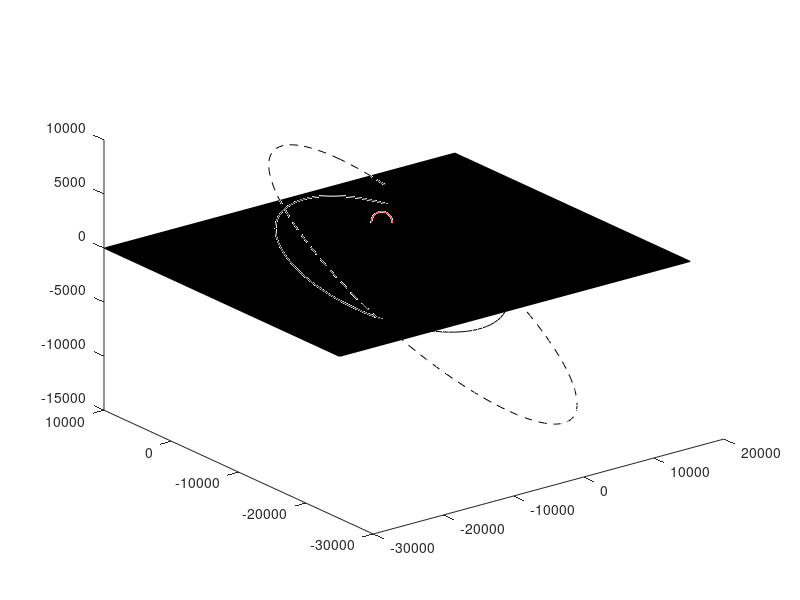

Write MATLAB code to recreate this figure. (Note: this script raises an error after producing the figure.)
R_mars = 3397; % km
Gm_mars = 42828.314258067; % km^3/sec^2

TA_maneuver = 150; %[deg]
a_old = 6*R_mars;
e_old = 0.5;
big_omega = 45; % deg
inc = 30; % deg
little_omega = 30; % deg

fprintf("Semi major axis before maneuver: %.4e km\n", a_old);


specific_energy_old = -Gm_mars/(2*a_old);
fprintf("specific energy before maneuver: %.4e km^2/s^2\n", specific_energy_old);

p_old = a_old*(1-e_old^2);
fprintf("semilatus rectum before maneuver: %.4e km\n", p_old);

r = p_old/(1+e_old*cosd(TA_maneuver));
fprintf("radius at maneuver: %.4e km\n", r);

% calc v
v_old = sqrt(2*(specific_energy_old+(Gm_mars/r)));
fprintf("Velocity mag before maneuver: %.4e km/sec\n", v_old);

% calc r_dot 
r_dot_old = sqrt((v_old^2)-(p_old*Gm_mars/(r^2)));
fprintf("r_dot mag before maneuver: %.4e km/sec\n", r_dot_old);

% calc r_theta_dot
r_theta_dot_old = sqrt(p_old*Gm_mars)/r;
fprintf("r_theta_dot mag before maneuver: %.4e km/sec\n", r_theta_dot_old);

% calc FPA
FPA_old = atand(r_dot_old/r_theta_dot_old); % positive because ascending
fprintf("FPA before maneuver: %.4e deg\n", FPA_old);

% convert to rotational

theta = TA_maneuver + little_omega;
fprintf("theta: %.4e deg\n", theta);
fprintf("TA check: %.4e deg\n", theta - little_omega);
delta_v_inertial = [ 0.1 0.25 0.35 ]; % [x^ y^ z^]
fprintf("delta_v_inertial: %.4e km/s x^ %.4e km/s y^ %.4e km/s z^\n", delta_v_inertial);

TA_inertial_to_rotational = [ (cosd(big_omega)*cosd(theta))-(sind(big_omega)*cosd(inc)*sind(theta)) (-cosd(big_omega)*sind(theta))-(sind(big_omega)*cosd(inc)*cosd(theta)) sind(big_omega)*sind(inc);...
                              (sind(big_omega)*cosd(theta))+(cosd(big_omega)*cosd(inc)*sind(theta)) (-sind(big_omega)*sind(theta))+(cosd(big_omega)*cosd(inc)*cosd(theta)) -cosd(big_omega)*sind(inc);...
                              sind(inc)*sind(theta) sind(inc)*cosd(theta) cosd(inc) ];
delta_v_rotational = delta_v_inertial*TA_inertial_to_rotational;
fprintf("delta_v_rotational: %.4e km/s r^ %.4e km/s theta^ %.4e km/s h^\n", delta_v_rotational);

% convert to VNB

TA_rotational_to_vnb = [ sind(FPA_old) cosd(FPA_old) 0 ;...
                         cosd(FPA_old) -sind(FPA_old) 0;...
                         0 0 1 ];
delta_v_vnb = delta_v_rotational*TA_rotational_to_vnb;
fprintf("delta_v_vnb: %.4e km/s v^ %.4e km/s b^ %.4e km/s n^\n", delta_v_vnb(1), delta_v_vnb(2), delta_v_vnb(3));
fprintf("delta_v_vnb magnitude: %.4e km/s\n", norm(delta_v_vnb));                         
fprintf("delta_v_rotational magnitude: %.4e km/s\n", norm(delta_v_rotational));                         
fprintf("delta_v_inertial magnitude: %.4e km/s\n", norm(delta_v_inertial)); 
fprintf("percent of out-of-plane component: %.4e percent\n", delta_v_vnb(3)/norm(delta_v_vnb)*100);
delta_v_r_theta = sqrt((delta_v_rotational(1)^2)+(delta_v_rotational(2)^2));
fprintf("magnitude of projection of delta v on r, theta: %.4e km/s\n", delta_v_r_theta);
beta_angle = atand(delta_v_rotational(3)/delta_v_r_theta);
fprintf("beta_angle: %.4e deg\n", beta_angle);
beta_angle_check = asind(delta_v_rotational(3)/norm(delta_v_rotational));
fprintf("beta_angle_check: %.4e deg\n", beta_angle_check);
beta_angle_check_2 = asind(delta_v_rotational(3)/norm(delta_v_rotational));
fprintf("delta_v_h^: %.4e km/s\n", delta_v_rotational(3));
fprintf("beta_angle_check_2: %.4e deg\n", beta_angle_check_2);
phi_angle = asind(delta_v_rotational(1)/(norm(delta_v_rotational)*cosd(beta_angle)));
fprintf("phi_angle: %.4e deg\n", phi_angle);
phi_angle_check = acosd(delta_v_rotational(2)/(norm(delta_v_rotational)*cosd(beta_angle)));
fprintf("phi_angle_check: %.4e deg\n", phi_angle_check);

% calculate delta_v_v_b
delta_v_v_b = sqrt((delta_v_vnb(1)^2)+(delta_v_vnb(2)^2));
fprintf("magnitude of projection of delta v on v, b: %.4e km/s\n", delta_v_v_b);
alpha_angle = acosd(delta_v_vnb(1)/(norm(delta_v_vnb)*cosd(beta_angle)));
fprintf("alpha_angle: %.4e deg\n", alpha_angle);
alpha_angle_check = asind(delta_v_vnb(2)/(norm(delta_v_vnb)*cosd(beta_angle)));
fprintf("alpha_angle_check: %.4e deg\n", alpha_angle_check);

% express r and v_old in xyz
r_vector_rotational = [ r 0 0 ];
r_vector_inertial = r_vector_rotational*transpose(TA_inertial_to_rotational);
fprintf("r_vector_inertial: %.4e km x^ %.4e km y^ %.4e km z^\n", r_vector_inertial);
fprintf("r magnitude check: %.4e km\n", norm(r_vector_inertial));

v_vector_old_rotational = [ r_dot_old r_theta_dot_old 0 ];
v_vector_old_inertial = v_vector_old_rotational*transpose(TA_inertial_to_rotational);
fprintf("v_vector_old_inertial: %.4e km/s x^ %.4e km/s y^ %.4e km/s z^\n", v_vector_old_inertial);
fprintf("v old magnitude check: %.4e km\n", norm(v_vector_old_inertial));

v_vector_new_inertial = v_vector_old_inertial + delta_v_inertial;
fprintf("v_vector_new_inertial: %.4e km/s x^ %.4e km/s y^ %.4e km/s z^\n", v_vector_new_inertial);
v_new = norm(v_vector_new_inertial);
fprintf("v_new: %.4e km/sec\n", v_new);

h_unit_new = cross(r_vector_inertial, v_vector_new_inertial)/(norm(cross(r_vector_inertial, v_vector_new_inertial)));
fprintf("h unit vector after maneuver: %.4e km^s/s x^ %.4e km^s/s y^ %.4e km^s/s z^\n", h_unit_new);
fprintf("h unit vector check: %.4e km^2/s\n", norm(h_unit_new));
inc_new = acosd(h_unit_new(3));
fprintf("inc_new: %.4e deg\n", inc_new);
big_omega_new = asind(h_unit_new(1)/sind(inc_new));
fprintf("big_omega_new: %.4e deg\n", big_omega_new);
big_omega_new_check = acosd(-h_unit_new(2)/sind(inc_new));
fprintf("big_omega_new_check: %.4e deg\n", big_omega_new_check);

% calc new a
a_new = -(Gm_mars/2)/(((v_new^2)/2) - (Gm_mars/r));
fprintf("a_new: %.4e km\n", a_new);

% calc new FPA
r_dot_v = dot(r_vector_inertial, v_vector_new_inertial);
fprintf("r_dot_v: %.4e km^2/s\n", r_dot_v);
FPA_new = asind(r_dot_v/(r*v_new));
fprintf("FPA_new: %.4e deg\n", FPA_new);

% calc new e
e_new = sqrt(((((r*(v_new^2)/Gm_mars)-1)^2)*(cosd(FPA_new))^2)+(sind(FPA_new))^2);
fprintf("e_new: %.4e\n", e_new);

% calc new TA
TA_calc_numerator = (r*(v_new^2)/Gm_mars)*(sind(FPA_new))*(cosd(FPA_new));
TA_calc_denominator = ((r*(v_new^2)/Gm_mars)*(cosd(FPA_new))^2)-1;
TA_new = atand(TA_calc_numerator/TA_calc_denominator);
fprintf("TA_new: %.4e deg\n", TA_new);

% calc r_hat
r_hat = r_vector_inertial/(norm(r_vector_inertial));
fprintf("r_hat: %.4e km x^ %.4e km y^ %.4e km z^\n", r_hat);

% calc theta_new
theta_new = asind(r_hat(3)/sind(inc_new));
fprintf("theta_new: %.4e deg\n", theta_new);
theta_new_check = acosd(r_hat(1)/cosd(big_omega_new));
fprintf("theta_new_check: %.4e deg\n", theta_new_check);

% calc little_omega_new
little_omega_new = theta_new_check - (180+TA_new);
fprintf("little_omega_new: %.4e deg\n", little_omega_new);



%-----------inplane to rotational--------------%
TA = TA_maneuver;
TA_inplane_to_rotational = [ cosd(TA) -sind(TA) 0;...
                             sind(TA) cosd(TA) 0;...
                             0 0 1 ];
%-----------rotational to inertial----------------%
TA_rotational_to_inertial = transpose(TA_inertial_to_rotational);
%-----------inplane to inertial----------------%
TA_inplane_to_inertial = TA_inplane_to_rotational * TA_rotational_to_inertial;
fprintf('TA_inplane_to_inertial(1): %.4e[km]\n', TA_inplane_to_inertial(1));
fprintf('TA_inplane_to_inertial(2): %.4e[km]\n', TA_inplane_to_inertial(2));
fprintf('TA_inplane_to_inertial(3): %.4e[km]\n', TA_inplane_to_inertial(3));

% plot original orbit
b_old = a_old * sqrt( 1 - (e_old^2) );
fprintf('old Semi-major Axis (a): %.7e[km]\n', a_old);
fprintf('old Semi-minor Axis (b): %.7e[km]\n', b_old);
t = linspace(0, 2*pi);
e_hat_old = a_old * cos(t) - (a_old*e_old);
p_hat_old = b_old * sin(t);
h_hat_old = t;

inertial_vector_old = [transpose(e_hat_old) transpose(p_hat_old) transpose(h_hat_old)]*TA_inplane_to_inertial;
x_old = inertial_vector_old(:,1);
y_old = inertial_vector_old(:,2);
z_old = inertial_vector_old(:,3);

%new_vector = [ e p h ]*TA_inplane_to_inertial
plot3(x_old,y_old,z_old, 'k--');
hold on;

% new orbit
TA_inplane_to_rotational_new = [ cosd(TA_new) -sind(TA_new) 0;...
                             sind(TA_new) cosd(TA_new) 0;...
                             0 0 1 ];
TA_inertial_to_rotational_new = [ (cosd(big_omega_new)*cosd(theta_new_check))-(sind(big_omega_new)*cosd(inc_new)*sind(theta_new_check)) (-cosd(big_omega_new)*sind(theta_new_check))-(sind(big_omega_new)*cosd(inc_new)*cosd(theta_new_check)) sind(big_omega_new)*sind(inc_new);...
                              (sind(big_omega_new)*cosd(theta_new_check))+(cosd(big_omega_new)*cosd(inc_new)*sind(theta_new_check)) (-sind(big_omega_new)*sind(theta_new_check))+(cosd(big_omega_new)*cosd(inc_new)*cosd(theta_new_check)) -cosd(big_omega_new)*sind(inc_new);...
                              sind(inc_new)*sind(theta_new_check) sind(inc_new)*cosd(theta_new_check) cosd(inc_new) ];
TA_rotational_to_inertial_new = transpose(TA_inertial_to_rotational_new);
TA_inplane_to_inertial_new = TA_inplane_to_rotational_new * TA_rotational_to_inertial_new;

b_new = a_new * sqrt( 1 - (e_new^2) );
fprintf('new Semi-major Axis (a): %.7e[km]\n', a_new);
fprintf('new Semi-minor Axis (b): %.7e[km]\n', b_new);
t = linspace(0, 2*pi);
e_hat_new = a_new * cos(t) + (a_new*e_new);
p_hat_new = b_new * sin(t);
h_hat_new = t;

inertial_vector_new = [transpose(e_hat_new) transpose(p_hat_new) transpose(h_hat_new)]*TA_inplane_to_inertial_new;
x_new = inertial_vector_new(:,1);
y_new = inertial_vector_new(:,2);
z_new = inertial_vector_new(:,3);

%new_vector = [ e p h ]*TA_inplane_to_inertial
plot3(x_new,y_new,z_new, 'k-');
hold on;

% add mars
plot3(0,0,0,'ro','MarkerSize',15);
hold on;

% add mars equator 
equator_x = [-3e4 -3e4 2e4 2e4];
equator_y = [1e4 -2.5e4 -2.5e4 1e4];
equator_z = [0 0 0 0];
s = fill3(equator_x, equator_y, equator_z, 'k');
alpha(s, .3);
hold on;

% add line of nodes
TA_n_to_inertial_line_of_nodes_old = [ cosd(big_omega) sind(big_omega) 0;...
                     -sind(big_omega) cosd(big_omega) 0;...
                     0 0 1 ];
line_of_nodes = [1 0 0];
line_of_nodes_old_inertial = line_of_nodes*TA_n_to_inertial_line_of_nodes_old;
quiver3(-line_of_nodes_old_inertial(1), -line_of_nodes_old_inertial(2), -line_of_nodes_old_inertial(3), line_of_nodes_old_inertial(1), line_of_nodes_old_inertial(2), line_of_nodes_old_inertial(3), 0, 'k--');

TA_n_to_inertial_line_of_nodes_new = [ cosd(big_omega_new) sind(big_omega_new) 0;...
                     -sind(big_omega_new) cosd(big_omega_new) 0;...
                     0 0 1 ];
line_of_nodes_new_inertial = line_of_nodes*TA_n_to_inertial_line_of_nodes_new;
quiver3(-line_of_nodes_new_inertial(1)*3e4, -line_of_nodes_new_inertial(2)*3e4, -line_of_nodes_new_inertial(3)*3e4, line_of_nodes_new_inertial(1)*5e4, line_of_nodes_new_inertial(2)*5e4, line_of_nodes_new_inertial(3)*5e4, 0, 'k-');

% add rps
theta_rp_old = little_omega;
TA_inertial_to_rotational_rp_old = [ (cosd(big_omega)*cosd(theta_rp_old))-(sind(big_omega)*cosd(inc)*sind(theta_rp_old)) (-cosd(big_omega)*sind(theta_rp_old))-(sind(big_omega)*cosd(inc)*cosd(theta_rp_old)) sind(big_omega)*sind(inc);...
                              (sind(big_omega)*cosd(theta_rp_old))+(cosd(big_omega)*cosd(inc)*sind(theta_rp_old)) (-sind(big_omega)*sind(theta_rp_old))+(cosd(big_omega)*cosd(inc)*cosd(theta_rp_old)) -cosd(big_omega)*sind(inc);...
                              sind(inc)*sind(theta_rp_old) sind(inc)*cosd(theta_rp_old) cosd(inc) ];
rp_old = a_old*(1-e_old);
fprintf("rp_old: %.4e km\n", rp_old);
rp_old_vector_rotational = [rp_old 0 0];
rp_old_vector_inertial = rp_old_vector_rotational*transpose(TA_inertial_to_rotational_rp_old);
fprintf("rp_old_vector_inertial: %.4e km x^ %.4e km y^ %.4e km z^\n", rp_old_vector_inertial);
quiver3(0, 0, 0, rp_old_vector_inertial(1), rp_old_vector_inertial(2), rp_old_vector_inertial(3), 0, 'k--');

theta_rp_new = little_omega_new;
TA_inertial_to_rotational_new = [ (cosd(big_omega_new)*cosd(theta_rp_new))-(sind(big_omega_new)*cosd(inc_new)*sind(theta_rp_new)) (-cosd(big_omega_new)*sind(theta_rp_new))-(sind(big_omega_new)*cosd(inc_new)*cosd(theta_rp_new)) sind(big_omega_new)*sind(inc_new);...
                              (sind(big_omega_new)*cosd(theta_rp_new))+(cosd(big_omega_new)*cosd(inc_new)*sind(theta_rp_new)) (-sind(big_omega_new)*sind(theta_rp_new))+(cosd(big_omega_new)*cosd(inc_new)*cosd(theta_rp_new)) -cosd(big_omega_new)*sind(inc_new);...
                              sind(inc_new)*sind(theta_rp_new) sind(inc_new)*cosd(theta_rp_new) cosd(inc_new) ];
rp_new = a_new*(1-e_new);
rp_new_vector_rotational = [rp_new 0 0];
rp_new_vector_inertial = rp_new_vector_rotational*transpose(TA_inertial_to_rotational_new);
quiver3(0, 0, 0, rp_new_vector_inertial(1), rp_new_vector_inertial(2), rp_new_vector_inertial(3), 0, 'k-');
fprintf("rp_new: %.4e km\n", rp_new);

% add h_hat
quiver3(0, 0, 0, h_unit_new(1), h_unit_new(2), h_unit_new(3), 1e4, 'k-');

h_unit_old = cross(r_vector_inertial, v_vector_old_inertial)/(norm(cross(r_vector_inertial, v_vector_old_inertial)));
quiver3(0, 0, 0, h_unit_old(1), h_unit_old(2), h_unit_old(3), 1e4, 'k--');

% add maneuver location
quiver3(0, 0, 0, r_vector_inertial(1), r_vector_inertial(2), r_vector_inertial(3), 0, 'k-.');
plot3(r_vector_inertial(1), r_vector_inertial(2), r_vector_inertial(3), 'ko', 'MarkerSize', 10);

% add inertial frame
quiver3(0, 0, 0, 1, 0, 0, 2e4, 'k-', 'LineWidth', 2);
quiver3(0, 0, 0, 0, 1, 0, 2e4, 'k-', 'LineWidth', 2);
quiver3(0, 0, 0, 0, 0, 1, 2e4, 'k-', 'LineWidth', 2);
daspect([1 1 1]);
axis auto;
% xlim([-3.5e4 1e4]);
% ylim([-2e4 2e4]);
% zlim([-2e4 2e4]);
grid on;
hold off;

legend("Old Orbit", "New Orbit")
title("Orbit of spacecraft around Mars-Lillian Shido")
xlabel("X [km]")
ylabel("Y [km]")
zlabel("Z [km]")




